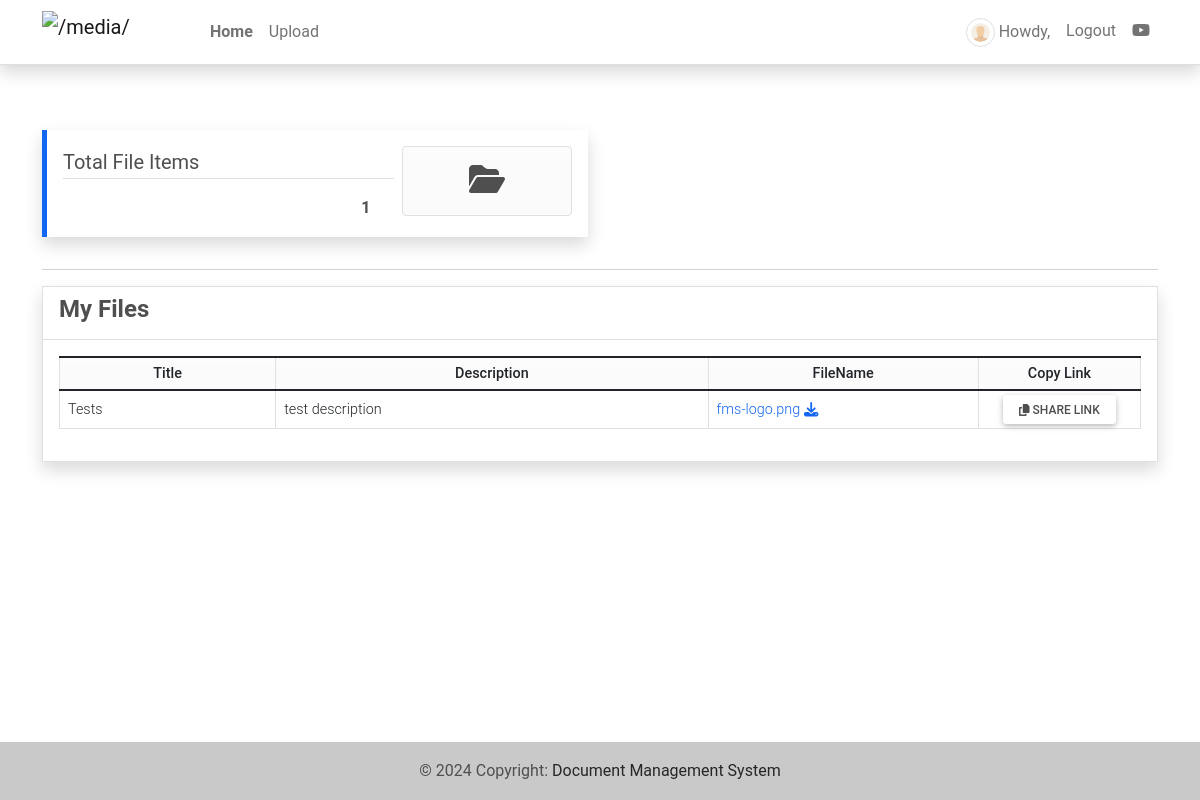
Page / (signed in) on the earlier database version.
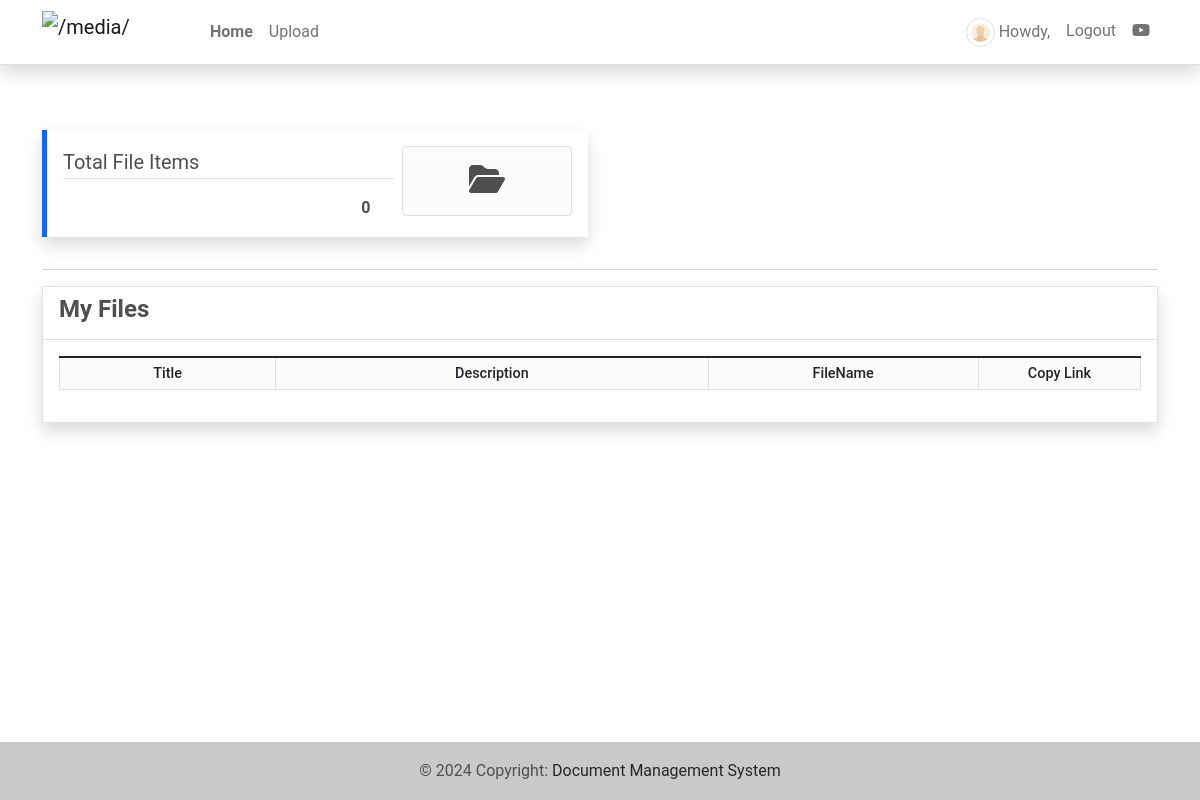
Same page on the later database version.
### dmsApp/models.py (models this page shows, shortened)
class Post(models.Model):
    user = models.ForeignKey(User, on_delete=models.CASCADE)
    title = models.CharField(max_length=250)
    description = models.TextField(blank=True, null=True)
    file_path = models.FileField(upload_to='uploads/',blank=True, null=True)
    date_created = models.DateTimeField(default=timezone.now)
    date_updated = models.DateTimeField(auto_now=True)
    def get_share_url(self):
        fernet = Fernet(settings.ID_ENCRYPTION_KEY)
        value = fernet.encrypt(str(self.pk).encode())
        value = base64.urlsafe_b64encode(value).decode()
        return reverse("share-file-id", kwargs={"id": (value)})

### dmsApp/views.py (the view)
# urls.py: path('', views.home, name='home-page'),
@login_required
def home(request):
    context['page_title'] = 'Home'
    if request.user.is_superuser:
        posts = Post.objects.all()
    else:
        posts = Post.objects.filter(user = request.user).all()
    context['posts'] = posts
    context['postsLen'] = posts.count()
    print(request.build_absolute_uri())
    return render(request, 'home.html',context)

### dmsApp/templatetags/customfilter.py (called while the page is built)
@register.filter
def replaceBlank(value,stringVal = ""):
    value = str(value).replace(stringVal, '')
    return value

### Package/templates/home.html (shortened to what this page needs)
{% extends "base.html" %} {% load humanize %} {% load customfilter %}
{% block pageContent %}
<section class="">
  <div class="row">
    <div class="col-lg-6 col-md-6 col-sm-12 col-xs-12">
      <div
        class="card rounded-0 shadow border-primary text-start summary-card my-3"
      >
        <div class="card-body">
          <div class="d-flex w-100">
            <div class="col-8 pe-2">
              <div class="summary-title fs-5 border-bottom">
                Total File Items
              </div>
              <div class="summary-count text-end fw-bolder mt-3 px-4">
                {{ postsLen|intcomma }}
              </div>
            </div>
            <div class="col-4">
              <div
                class="summary-icon p-3 rounded border text-center bg-gradient bg-light"
              >
                <i class="fa fa-folder-open fs-2"></i>
              </div>
            </div>
          </div>
        </div>
      </div>
    </div>
  </div>
  <hr />
  <div class="row">
    <div class="col-lg-12 col-md-12 col-sm-12 col-xs-12">
      <div class="card card-default border rounded-0 shadow">
        <div class="card-header">
          <h4 class="card-title"><b>My Files</b></h4>
        </div>
        <div class="card-body">
          <table class="table table-bordered" id="file-table">
            <colgroup>
              <col width="20%" />
              <col width="40%" />
              <col width="25%" />
              <col width="15%" />
            </colgroup>
            <thead>
              <tr class="bg-gradient bg-light">
                <th class="text-center">Title</th>
                <th class="text-center">Description</th>
                <th class="text-center">FileName</th>
                <th class="text-center">Copy Link</th>
              </tr>
            </thead>
            <tbody>
              {% for post in posts %}
              <tr>
                <td class="text-start">{{ post.title }}</td>
                <td class="text-start">{{ post.description }}</td>
                <td class="text-start">
                  <a
                    href="{{ post.file_path.url }}"
                    download="{{ post.file_path|replaceBlank:'uploads/' }}"
                    >{{ post.file_path|replaceBlank:'uploads/' }}
                    <i class="fa fa-download"></i
                  ></a>
                </td>
                <td class="text-center">
                  <button
                    class="btn btn-default bg-gradient btn-sm copy-link"
                    type="button"
                    data-url="{{ request.build_absolute_uri|slice:':-1' }}{{ post.get_share_url }}"
                    title="Copy Link tp clipboard"
                  >
                    <i class="fa fa-copy"></i> Share Link
                  </button>
                </td>
              </tr>
              {% endfor %}
            </tbody>
          </table>
        </div>
      </div>
    </div>
  </div>
</section>
{% endblock pageContent %}

### Package/templates/base.html (shortened to what this page needs)
{% load static %}
<!DOCTYPE html>
<html lang="en">
  <head>
    <link
      rel="stylesheet"
      href="{% static 'assets/font-awesome/css/all.min.css' %}"
    />
    <link
      rel="stylesheet"
      href="{% static 'assets/bootstrap/css/bootstrap.min.css' %}"
    />
    <link
      rel="stylesheet"
      href="{% static 'assets/select2/dist/css/select2.min.css' %}"
    />
    <link
      rel="stylesheet"
      href="{% static 'assets/mdb-blogtemplate/css/mdb.min.css' %}"
    />
    <link
      rel="stylesheet"
      href="{% static 'assets/DataTables/datatables.min.css' %}"
    />
    <link rel="stylesheet" href="{% static 'assets/default/css/style.css' %}" />
  </head>
  <body class="">
    {% block TopNavigation %}
    {% include "topNavigation.html" %}
    {% endblock TopNavigation %}
    <main class="py-5">
      <div class="container mb-3">
         {% block pageContent %} {% endblock pageContent %}
      </div>
    </main>
    <footer class="bg-light text-lg-start">
      <div class="text-center p-3" style="background-color: rgba(0, 0, 0, 0.2)">
        © {% now 'Y' %} Copyright:
        <a class="text-dark" href="#" target="_blank"
          >Document Management System</a
        >
      </div>
    </footer>
  </body>
</html>

### Package/templates/topNavigation.html (shortened to what this page needs)
{% load static %}
<header>
  <nav
    class="navbar navbar-expand-lg navbar-light bg-white fixed-top shadow border-bottom"
  >
    <div class="container">
      <a class="navbar-brand" href="{% url 'home-page' %}">
        <img
          src="{{ MEDIA_URL }}/default/fms-logo.png"
          height="16"
          alt="{{ MEDIA_URL }}"
          loading="lazy"
          style="margin-top: -3px"
        />
      </a>
      <div class="collapse navbar-collapse" id="navbarExample01">
        <ul class="navbar-nav me-auto mb-2 mb-lg-0" id="topNav">
          {% if user.id %}
          <li class="nav-item">
            <a class="nav-link" aria-current="page" href="{% url 'home-page' %}"
              >Home</a
            >
          </li>
          <li class="nav-item">
            <a
              class="nav-link"
              aria-current="page"
              href="{% url 'posts-page' %}"
              >Upload</a
            >
          </li>
          {% endif %}
        </ul>
        <ul class="navbar-nav d-flex flex-row">
          {% if user.id %} {% if user.profile.user_type == 1 %} {% endif %}
          <li class="nav-item me-3 me-lg-0">
            <a class="nav-link" href="{% url 'profile' %}">
              <span class="me-1"
                ><img
                  src="{{ MEDIA_URL }}/default/default-avatar.png"
                  alt="User Avatar"
                  id="user-avatar"
                  class="img-thumbnail rounded-circle" /></span
              >Howdy, {{ user.first_name }} {{user.last_name}}
            </a>
          </li>
          <li class="nav-item me-3 me-lg-0">
            <a class="nav-link" href="{% url 'logout' %}">Logout</a>
          </li>
          {% endif %}
          <li class="nav-item me-3 me-lg-0">
            <a
              class="nav-link"
              href="https://www.youtube.com/legendspam"
              rel="nofollow"
              target="_blank"
            >
              <i class="fab fa-youtube"></i>
            </a>
          </li>
        </ul>
      </div>
    </div>
  </nav>
</header>

### static/assets/default/css/style.css (style rules this page uses)
html, body { height: 100%; width: 100%; max-height: 100%; overflow: auto; display: flex; flex-direction: column; }
body>header { flex-shrink: auto; }
body>main { flex-shrink: auto; flex-grow: auto; overflow: auto; }
body>footer { flex-shrink: auto; position: absolute; bottom: 0; left: 0; width: calc(100%); }
#user-avatar { width: 1.8rem; height: 1.8rem; object-fit: scale-down; object-position: center center; }
.navbar-brand>img { width: 7em; height: 2em; }
.nav-item.active a.nav-link { font-weight: bolder !important; }
.summary-card { border-left-width: 5px !important; border-left-style: solid; }

Differences in the rows shown:
removed Post: title "Tests", description "test description", file_path "fms-logo.png"
Other differences:
{{ postsLen|intcomma }}: "1" → "0"
